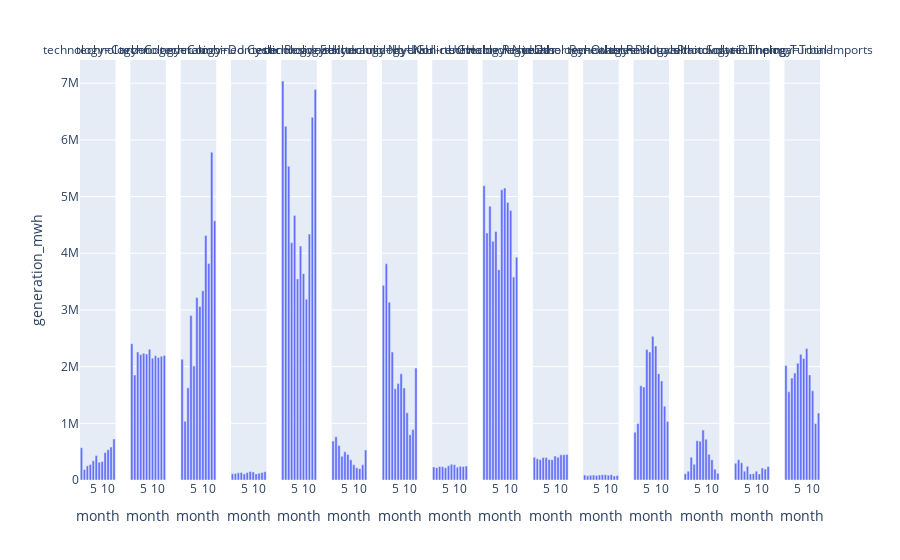

Notebook code cell kept with this figure:
### Markdown cell above
##### Differentiate each technology with a `facet_col`

### Code cell
px.bar(data_frame=dfres, x='month', y='generation_mwh', facet_col='technology')

### Figure 1 — Plotly figure (JSON) as saved in the notebook; plotly's stock layout.template omitted (floating-point values rounded to 4 significant figures)
{"data": [{"alignmentgroup": "True", "hovertemplate": "technology=Carbon<br>month=%{x}<br>generation_mwh=%{y}<extra></extra>", "legendgroup": "", "marker": {"color": "#636efa", "pattern": {"shape": ""}}, "name": "", "offsetgroup": "", "orientation": "v", "showlegend": false, "textposition": "auto", "type": "bar", "x": [1, 2, 3, 4, 5, 6, 7, 8, 9, 10, 11, 12], "xaxis": "x", "y": [569900.0, 186166, 250300.0, 275500.0, 338200.0, 433800.0, 311100.0, 327400.0, 484800.0, 534700.0, 580600.0, 724400.0], "yaxis": "y"}, {"alignmentgroup": "True", "hovertemplate": "technology=Cogeneration<br>month=%{x}<br>generation_mwh=%{y}<extra></extra>", "legendgroup": "", "marker": {"color": "#636efa", "pattern": {"shape": ""}}, "name": "", "offsetgroup": "", "orientation": "v", "showlegend": false, "textposition": "auto", "type": "bar", "x": [1, 2, 3, 4, 5, 6, 7, 8, 9, 10, 11, 12], "xaxis": "x2", "y": [2405000.0, 1852000.0, 2259000.0, 2212000.0, 2236000.0, 2222000.0, 2305000.0, 2149075, 2191000.0, 2161000.0, 2184000.0, 2196000.0], "yaxis": "y2"}, {"alignmentgroup": "True", "hovertemplate": "technology=Combined Cycle<br>month=%{x}<br>generation_mwh=%{y}<extra></extra>", "legendgroup": "", "marker": {"color": "#636efa", "pattern": {"shape": ""}}, "name": "", "offsetgroup": "", "orientation": "v", "showlegend": false, "textposition": "auto", "type": "bar", "x": [1, 2, 3, 4, 5, 6, 7, 8, 9, 10, 11, 12], "xaxis": "x3", "y": [2132000.0, 1036000.0, 1627000.0, 2901000.0, 2011000.0, 3219000.0, 3063000.0, 3339000.0, 4314000.0, 3821000.0, 5783000.0, 4572000.0], "yaxis": "y3"}, {"alignmentgroup": "True", "hovertemplate": "technology=Domestic Residuals<br>month=%{x}<br>generation_mwh=%{y}<extra></extra>", "legendgroup": "", "marker": {"color": "#636efa", "pattern": {"shape": ""}}, "name": "", "offsetgroup": "", "orientation": "v", "showlegend": false, "textposition": "auto", "type": "bar", "x": [1, 2, 3, 4, 5, 6, 7, 8, 9, 10, 11, 12], "xaxis": "x4", "y": [109129, 114300.0, 125800.0, 132300.0, 107400.0, 131200.0, 150100.0, 141900.0, 107800.0, 120200.0, 132200.0, 146800.0], "yaxis": "y4"}, {"alignmentgroup": "True", "hovertemplate": "technology=Eolic<br>month=%{x}<br>generation_mwh=%{y}<extra></extra>", "legendgroup": "", "marker": {"color": "#636efa", "pattern": {"shape": ""}}, "name": "", "offsetgroup": "", "orientation": "v", "showlegend": false, "textposition": "auto", "type": "bar", "x": [1, 2, 3, 4, 5, 6, 7, 8, 9, 10, 11, 12], "xaxis": "x5", "y": [7039018, 6241000.0, 5535000.0, 4187000.0, 4668000.0, 3548000.0, 4128000.0, 3640000.0, 3190000.0, 4339000.0, 6398000.0, 6887000.0], "yaxis": "y5"}, {"alignmentgroup": "True", "hovertemplate": "technology=Hydraulic No UGH<br>month=%{x}<br>generation_mwh=%{y}<extra></extra>", "legendgroup": "", "marker": {"color": "#636efa", "pattern": {"shape": ""}}, "name": "", "offsetgroup": "", "orientation": "v", "showlegend": false, "textposition": "auto", "type": "bar", "x": [1, 2, 3, 4, 5, 6, 7, 8, 9, 10, 11, 12], "xaxis": "x6", "y": [688200.0, 762889, 609500.0, 416900.0, 498600.0, 450600.0, 356000.0, 267600.0, 214600.0, 199200.0, 267500.0, 528200.0], "yaxis": "y6"}, {"alignmentgroup": "True", "hovertemplate": "technology=Hydraulic UGH<br>month=%{x}<br>generation_mwh=%{y}<extra></extra>", "legendgroup": "", "marker": {"color": "#636efa", "pattern": {"shape": ""}}, "name": "", "offsetgroup": "", "orientation": "v", "showlegend": false, "textposition": "auto", "type": "bar", "x": [1, 2, 3, 4, 5, 6, 7, 8, 9, 10, 11, 12], "xaxis": "x7", "y": [3434033, 3814000.0, 3135000.0, 2257000.0, 1610000.0, 1701000.0, 1872000.0, 1624000.0, 1184000.0, 797000.0, 890800.0, 1975000.0], "yaxis": "y7"}, {"alignmentgroup": "True", "hovertemplate": "technology=Non-renewable Residuals<br>month=%{x}<br>generation_mwh=%{y}<extra></extra>", "legendgroup": "", "marker": {"color": "#636efa", "pattern": {"shape": ""}}, "name": "", "offsetgroup": "", "orientation": "v", "showlegend": false, "textposition": "auto", "type": "bar", "x": [1, 2, 3, 4, 5, 6, 7, 8, 9, 10, 11, 12], "xaxis": "x8", "y": [230300.0, 217500.0, 238300.0, 234489, 218000.0, 249700.0, 276200.0, 270200.0, 226400.0, 241800.0, 237400.0, 245200.0], "yaxis": "y8"}, {"alignmentgroup": "True", "hovertemplate": "technology=Nuclear<br>month=%{x}<br>generation_mwh=%{y}<extra></extra>", "legendgroup": "", "marker": {"color": "#636efa", "pattern": {"shape": ""}}, "name": "", "offsetgroup": "", "orientation": "v", "showlegend": false, "textposition": "auto", "type": "bar", "x": [1, 2, 3, 4, 5, 6, 7, 8, 9, 10, 11, 12], "xaxis": "x9", "y": [5191000.0, 4358000.0, 4831000.0, 4211000.0, 4386000.0, 3711000.0, 5120000.0, 5153000.0, 4897000.0, 4755000.0, 3580000.0, 3931824], "yaxis": "y9"}, {"alignmentgroup": "True", "hovertemplate": "technology=Other Renewables<br>month=%{x}<br>generation_mwh=%{y}<extra></extra>", "legendgroup": "", "marker": {"color": "#636efa", "pattern": {"shape": ""}}, "name": "", "offsetgroup": "", "orientation": "v", "showlegend": false, "textposition": "auto", "type": "bar", "x": [1, 2, 3, 4, 5, 6, 7, 8, 9, 10, 11, 12], "xaxis": "x10", "y": [401100.0, 373200.0, 362600.0, 396100.0, 394800.0, 362100.0, 357300.0, 423200.0, 402900.0, 443900.0, 444400.0, 449300.0], "yaxis": "y10"}, {"alignmentgroup": "True", "hovertemplate": "technology=Other Residuals<br>month=%{x}<br>generation_mwh=%{y}<extra></extra>", "legendgroup": "", "marker": {"color": "#636efa", "pattern": {"shape": ""}}, "name": "", "offsetgroup": "", "orientation": "v", "showlegend": false, "textposition": "auto", "type": "bar", "x": [1, 2, 3, 4, 5, 6, 7, 8, 9, 10, 11, 12], "xaxis": "x11", "y": [87550.0, 73760.0, 83340.0, 86320.0, 80900.0, 89920.0, 92030.0, 94340.0, 85690.0, 93810.0, 72330.0, 79790.0], "yaxis": "y11"}, {"alignmentgroup": "True", "hovertemplate": "technology=Photovoltaic Solar<br>month=%{x}<br>generation_mwh=%{y}<extra></extra>", "legendgroup": "", "marker": {"color": "#636efa", "pattern": {"shape": ""}}, "name": "", "offsetgroup": "", "orientation": "v", "showlegend": false, "textposition": "auto", "type": "bar", "x": [1, 2, 3, 4, 5, 6, 7, 8, 9, 10, 11, 12], "xaxis": "x12", "y": [843900.0, 997700.0, 1663000.0, 1639621, 2303000.0, 2259000.0, 2534000.0, 2363000.0, 1876000.0, 1748000.0, 1303000.0, 1031000.0], "yaxis": "y12"}, {"alignmentgroup": "True", "hovertemplate": "technology=Photovoltaic Thermal<br>month=%{x}<br>generation_mwh=%{y}<extra></extra>", "legendgroup": "", "marker": {"color": "#636efa", "pattern": {"shape": ""}}, "name": "", "offsetgroup": "", "orientation": "v", "showlegend": false, "textposition": "auto", "type": "bar", "x": [1, 2, 3, 4, 5, 6, 7, 8, 9, 10, 11, 12], "xaxis": "x13", "y": [111900.0, 154600.0, 400900.0, 277200.0, 693300.0, 685200.0, 880800.0, 721100.0, 453500.0, 356200.0, 190083, 117400.0], "yaxis": "y13"}, {"alignmentgroup": "True", "hovertemplate": "technology=Pumping Turbine<br>month=%{x}<br>generation_mwh=%{y}<extra></extra>", "legendgroup": "", "marker": {"color": "#636efa", "pattern": {"shape": ""}}, "name": "", "offsetgroup": "", "orientation": "v", "showlegend": false, "textposition": "auto", "type": "bar", "x": [1, 2, 3, 4, 5, 6, 7, 8, 9, 10, 11, 12], "xaxis": "x14", "y": [293700.0, 357700.0, 302400.0, 155800.0, 241400.0, 107000.0, 112000.0, 156500.0, 106930, 210600.0, 192400.0, 239000.0], "yaxis": "y14"}, {"alignmentgroup": "True", "hovertemplate": "technology=Total Imports<br>month=%{x}<br>generation_mwh=%{y}<extra></extra>", "legendgroup": "", "marker": {"color": "#636efa", "pattern": {"shape": ""}}, "name": "", "offsetgroup": "", "orientation": "v", "showlegend": false, "textposition": "auto", "type": "bar", "x": [1, 2, 3, 4, 5, 6, 7, 8, 9, 10, 11, 12], "xaxis": "x15", "y": [2019000.0, 1555000.0, 1797000.0, 1886000.0, 2062000.0, 2218000.0, 2145289, 2318000.0, 1855000.0, 1573000.0, 995200.0, 1180000.0], "yaxis": "y15"}], "layout": {"annotations": [{"font": {}, "showarrow": false, "text": "technology=Carbon", "x": 0.024, "xanchor": "center", "xref": "paper", "y": 1, "yanchor": "bottom", "yref": "paper"}, {"font": {}, "showarrow": false, "text": "technology=Cogeneration", "x": 0.092, "xanchor": "center", "xref": "paper", "y": 1, "yanchor": "bottom", "yref": "paper"}, {"font": {}, "showarrow": false, "text": "technology=Combined Cycle", "x": 0.16, "xanchor": "center", "xref": "paper", "y": 1, "yanchor": "bottom", "yref": "paper"}, {"font": {}, "showarrow": false, "text": "technology=Domestic Residuals", "x": 0.228, "xanchor": "center", "xref": "paper", "y": 1, "yanchor": "bottom", "yref": "paper"}, {"font": {}, "showarrow": false, "text": "technology=Eolic", "x": 0.296, "xanchor": "center", "xref": "paper", "y": 1, "yanchor": "bottom", "yref": "paper"}, {"font": {}, "showarrow": false, "text": "technology=Hydraulic No UGH", "x": 0.364, "xanchor": "center", "xref": "paper", "y": 1, "yanchor": "bottom", "yref": "paper"}, {"font": {}, "showarrow": false, "text": "technology=Hydraulic UGH", "x": 0.432, "xanchor": "center", "xref": "paper", "y": 1, "yanchor": "bottom", "yref": "paper"}, {"font": {}, "showarrow": false, "text": "technology=Non-renewable Residuals", "x": 0.5, "xanchor": "center", "xref": "paper", "y": 1, "yanchor": "bottom", "yref": "paper"}, {"font": {}, "showarrow": false, "text": "technology=Nuclear", "x": 0.568, "xanchor": "center", "xref": "paper", "y": 1, "yanchor": "bottom", "yref": "paper"}, {"font": {}, "showarrow": false, "text": "technology=Other Renewables", "x": 0.636, "xanchor": "center", "xref": "paper", "y": 1, "yanchor": "bottom", "yref": "paper"}, {"font": {}, "showarrow": false, "text": "technology=Other Residuals", "x": 0.704, "xanchor": "center", "xref": "paper", "y": 1, "yanchor": "bottom", "yref": "paper"}, {"font": {}, "showarrow": false, "text": "technology=Photovoltaic Solar", "x": 0.772, "xanchor": "center", "xref": "paper", "y": 1, "yanchor": "bottom", "yref": "paper"}, {"font": {}, "showarrow": false, "text": "technology=Photovoltaic Thermal", "x": 0.84, "xanchor": "center", "xref": "paper", "y": 1, "yanchor": "bottom", "yref": "paper"}, {"font": {}, "showarrow": false, "text": "technology=Pumping Turbine", "x": 0.908, "xanchor": "center", "xref": "paper", "y": 1, "yanchor": "bottom", "yref": "paper"}, {"font": {}, "showarrow": false, "text": "technology=Total Imports", "x": 0.976, "xanchor": "center", "xref": "paper", "y": 1, "yanchor": "bottom", "yref": "paper"}], "barmode": "relative", "legend": {"tracegroupgap": 0}, "margin": {"t": 60}, "xaxis": {"anchor": "y", "domain": [0, 0.048], "title": {"text": "month"}}, "xaxis10": {"anchor": "y10", "domain": [0.612, 0.66], "matches": "x", "title": {"text": "month"}}, "xaxis11": {"anchor": "y11", "domain": [0.68, 0.728], "matches": "x", "title": {"text": "month"}}, "xaxis12": {"anchor": "y12", "domain": [0.748, 0.796], "matches": "x", "title": {"text": "month"}}, "xaxis13": {"anchor": "y13", "domain": [0.816, 0.864], "matches": "x", "title": {"text": "month"}}, "xaxis14": {"anchor": "y14", "domain": [0.884, 0.932], "matches": "x", "title": {"text": "month"}}, "xaxis15": {"anchor": "y15", "domain": [0.952, 1], "matches": "x", "title": {"text": "month"}}, "xaxis2": {"anchor": "y2", "domain": [0.068, 0.116], "matches": "x", "title": {"text": "month"}}, "xaxis3": {"anchor": "y3", "domain": [0.136, 0.184], "matches": "x", "title": {"text": "month"}}, "xaxis4": {"anchor": "y4", "domain": [0.204, 0.252], "matches": "x", "title": {"text": "month"}}, "xaxis5": {"anchor": "y5", "domain": [0.272, 0.32], "matches": "x", "title": {"text": "month"}}, "xaxis6": {"anchor": "y6", "domain": [0.34, 0.388], "matches": "x", "title": {"text": "month"}}, "xaxis7": {"anchor": "y7", "domain": [0.408, 0.456], "matches": "x", "title": {"text": "month"}}, "xaxis8": {"anchor": "y8", "domain": [0.476, 0.524], "matches": "x", "title": {"text": "month"}}, "xaxis9": {"anchor": "y9", "domain": [0.544, 0.592], "matches": "x", "title": {"text": "month"}}, "yaxis": {"anchor": "x", "domain": [0, 1], "title": {"text": "generation_mwh"}}, "yaxis10": {"anchor": "x10", "domain": [0, 1], "matches": "y", "showticklabels": false}, "yaxis11": {"anchor": "x11", "domain": [0, 1], "matches": "y", "showticklabels": false}, "yaxis12": {"anchor": "x12", "domain": [0, 1], "matches": "y", "showticklabels": false}, "yaxis13": {"anchor": "x13", "domain": [0, 1], "matches": "y", "showticklabels": false}, "yaxis14": {"anchor": "x14", "domain": [0, 1], "matches": "y", "showticklabels": false}, "yaxis15": {"anchor": "x15", "domain": [0, 1], "matches": "y", "showticklabels": false}, "yaxis2": {"anchor": "x2", "domain": [0, 1], "matches": "y", "showticklabels": false}, "yaxis3": {"anchor": "x3", "domain": [0, 1], "matches": "y", "showticklabels": false}, "yaxis4": {"anchor": "x4", "domain": [0, 1], "matches": "y", "showticklabels": false}, "yaxis5": {"anchor": "x5", "domain": [0, 1], "matches": "y", "showticklabels": false}, "yaxis6": {"anchor": "x6", "domain": [0, 1], "matches": "y", "showticklabels": false}, "yaxis7": {"anchor": "x7", "domain": [0, 1], "matches": "y", "showticklabels": false}, "yaxis8": {"anchor": "x8", "domain": [0, 1], "matches": "y", "showticklabels": false}, "yaxis9": {"anchor": "x9", "domain": [0, 1], "matches": "y", "showticklabels": false}}}
